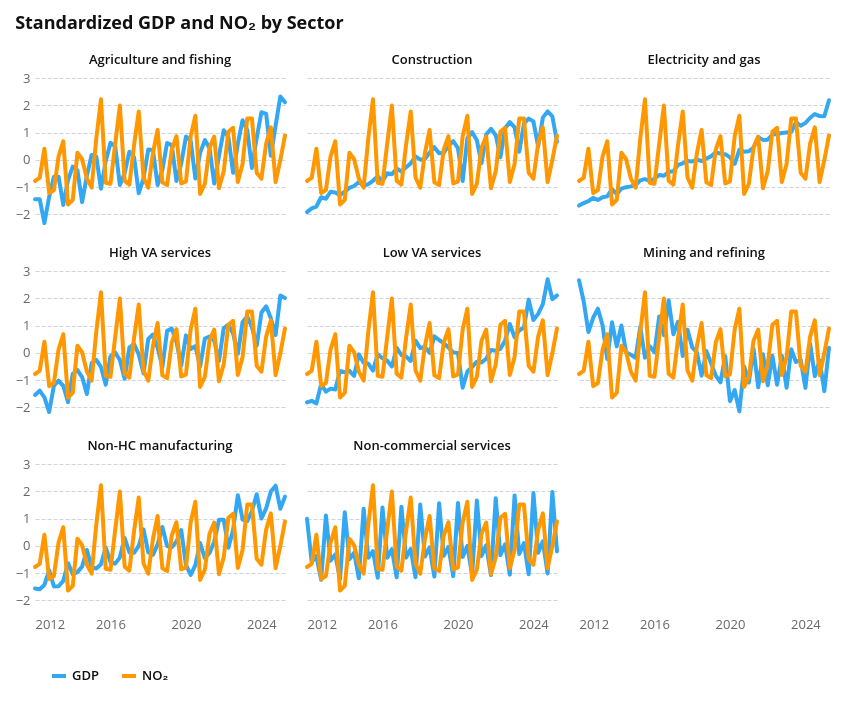

Source (notebook cell):
### Code cell
sector_melt = (
    (
        df.copy()
        .query("sector in @AGGREGATE_ROWS.values()")
        .assign(
            gdp_z=lambda df: df.groupby("sector")["gdp"].transform(standardize_series),
            no2_z=lambda df: df.groupby("sector")["no2_trop"].transform(
                standardize_series
            ),
        )
    )
    .melt(
        id_vars=["date", "sector"],
        value_vars=["gdp_z", "no2_z"],
        var_name="variable",
        value_name="value",
    )
    .assign(variable=lambda df: df["variable"].map({"gdp_z": "GDP", "no2_z": "NO₂"}))
)

nearest = alt.selection_point(
    nearest=True, on="pointerover", fields=["date", "sector"], empty=False
)

base = alt.Chart(sector_melt).encode(x=alt.X("date:T", title=""))

lines = base.mark_line().encode(
    y=alt.Y("value:Q", title=""),
    color=alt.Color("variable:N", title=None),
)

rules = (
    base.transform_pivot("variable", value="value", groupby=["date", "sector"])
    .mark_rule(color="gray")
    .encode(
        opacity=alt.when(nearest).then(alt.value(0.3)).otherwise(alt.value(0)),
        tooltip=[
            alt.Tooltip("date:T", format="%Y-Q%q"),
            alt.Tooltip("GDP:Q", title="Standardized GDP", format=".2f"),
            alt.Tooltip("NO₂:Q", title="Standardized NO₂", format=".2f"),
        ],
    )
    .add_params(nearest)
)

alt.layer(lines, rules).properties(width=250, height=150).facet(
    facet=alt.Facet("sector:N", title=None),
    columns=3,
).properties(title="Standardized GDP and NO₂ by Sector")

### Figure 1 — Vega-Lite specification as saved in the notebook (floating-point values rounded to 4 significant figures; data arrays with more than 128 entries replaced by an {"elided": "..."} marker saying what was removed)
{"config": {"background": "white", "padding": 15, "mark": {"tooltip": true}, "point": {"filled": true, "size": 60, "stroke": "white", "strokeWidth": 1}, "circle": {"filled": true, "stroke": "white", "strokeWidth": 1}, "square": {"filled": true, "stroke": "white", "strokeWidth": 1}, "line": {"strokeWidth": 4, "strokeCap": "round", "strokeJoin": "round"}, "bar": {"cornerRadiusEnd": 0}, "area": {"opacity": 0.7}, "arc": {"stroke": "white", "strokeWidth": 1}, "rect": {"stroke": "#8A969F", "strokeWidth": 0.5}, "geoshape": {"stroke": "#666666", "strokeWidth": 0.3, "strokeJoin": "round", "strokeCap": "round"}, "title": {"font": "Open Sans, sans-serif", "fontSize": 18, "fontWeight": 700, "lineHeight": 22, "color": "#111111", "anchor": "start", "offset": 21, "subtitleFont": "Open Sans, sans-serif", "subtitleFontSize": 15, "subtitleFontWeight": 400, "subtitleLineHeight": 18, "subtitleColor": "#666666", "subtitlePadding": 3}, "axis": {"domain": false, "grid": true, "gridColor": "#CED4DE", "gridDash": [4, 2], "gridWidth": 1, "labelFont": "Open Sans, sans-serif", "labelFontSize": 13, "labelFontWeight": 400, "labelColor": "#666666", "labelPadding": 3, "tickColor": "#CED4DE", "tickSize": 5, "tickCount": 5, "titleFont": "Open Sans, sans-serif", "titleFontSize": 13, "titleFontWeight": 600, "titleColor": "#111111", "titlePadding": 9}, "axisX": {"grid": false, "tickSize": 0, "labelAngle": 0}, "axisY": {"domain": false, "ticks": false, "gridColor": "#CED4DE", "gridDash": [4, 2], "gridWidth": 1}, "axisQuantitative": {"tickCount": 5}, "axisBand": {"labelPadding": 6, "tickSize": 0}, "axisTemporal": {"grid": false}, "legend": {"labelFont": "Open Sans, sans-serif", "labelFontSize": 13, "labelFontWeight": 600, "labelColor": "#111111", "titleFont": "Open Sans, sans-serif", "titleFontSize": 13, "titleFontWeight": 600, "titleColor": "#111111", "titlePadding": 3, "symbolSize": 196, "symbolStrokeWidth": 0, "padding": 15, "offset": 21, "columnPadding": 21, "orient": "bottom", "labelLimit": 200, "titleLimit": 200}, "view": {"stroke": null, "continuousWidth": 600, "continuousHeight": 400}, "range": {"category": ["#34A7F2", "#FF9800", "#664AB6", "#4EC2C0", "#F3578E", "#081079", "#0C7C68", "#AA0000", "#DDDA21"], "diverging": ["#920000", "#BD6126", "#E3A763", "#EFEFEF", "#80BDE7", "#3587C3", "#025288"], "heatmap": ["#E3F6FD", "#75CCEC", "#089BD4", "#0169A1", "#023B6F"], "ordinal": ["#E3F6FD", "#75CCEC", "#089BD4", "#0169A1", "#023B6F"], "ramp": ["#E3F6FD", "#75CCEC", "#089BD4", "#0169A1", "#023B6F"]}, "scale": {"bandPaddingInner": 0.2, "bandPaddingOuter": 0.1, "pointPadding": 0.5}, "header": {"labelFont": "Open Sans, sans-serif", "labelFontSize": 13, "labelFontWeight": 600, "labelColor": "#111111", "titleFont": "Open Sans, sans-serif", "titleFontSize": 15, "titleFontWeight": 600, "titleColor": "#111111"}, "concat": {"spacing": 18}, "facet": {"spacing": 18}, "selection": {"point": {"on": "click", "clear": "dblclick"}, "interval": {"mark": {"fill": "#0071BC", "fillOpacity": 0.15, "stroke": "#0071BC", "strokeWidth": 1}}}}, "data": {"name": "data-f60c35f3d2a788b07f83935dfd765fcb"}, "facet": {"field": "sector", "title": null, "type": "nominal"}, "spec": {"layer": [{"mark": {"type": "line"}, "encoding": {"color": {"field": "variable", "title": null, "type": "nominal"}, "x": {"field": "date", "title": "", "type": "temporal"}, "y": {"field": "value", "title": "", "type": "quantitative"}}}, {"mark": {"type": "rule", "color": "gray"}, "encoding": {"opacity": {"condition": [{"param": "param_651795222829a881", "value": 0.3, "empty": false}], "value": 0}, "tooltip": [{"field": "date", "format": "%Y-Q%q", "type": "temporal"}, {"field": "GDP", "format": ".2f", "title": "Standardized GDP", "type": "quantitative"}, {"field": "NO₂", "format": ".2f", "title": "Standardized NO₂", "type": "quantitative"}], "x": {"field": "date", "title": "", "type": "temporal"}}, "name": "view_f7244126e0634762_1", "transform": [{"pivot": "variable", "value": "value", "groupby": ["date", "sector"]}]}], "height": 150, "width": 250}, "columns": 3, "params": [{"name": "param_651795222829a881", "select": {"type": "point", "fields": ["date", "sector"], "nearest": true, "on": "pointerover"}, "views": ["view_f7244126e0634762_1"]}], "title": "Standardized GDP and NO₂ by Sector", "$schema": "https://vega.github.io/schema/vega-lite/v6.1.0.json", "datasets": {"data-f60c35f3d2a788b07f83935dfd765fcb": {"elided": "864 records"}}}
